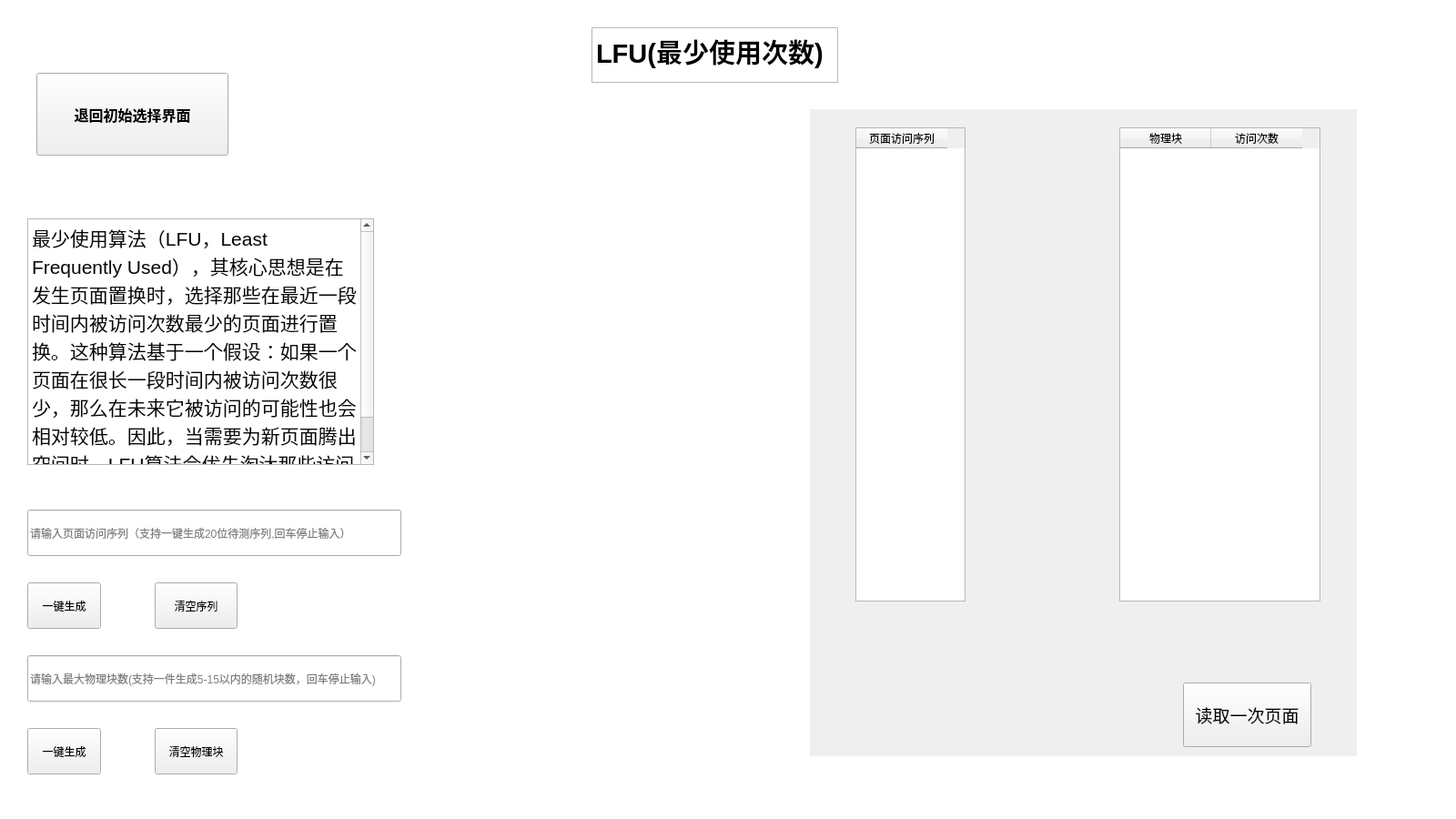
<?xml version="1.0" encoding="UTF-8"?>
<ui version="4.0">
 <class>Form</class>
 <widget class="QWidget" name="Form">
  <property name="geometry">
   <rect>
    <x>0</x>
    <y>0</y>
    <width>1600</width>
    <height>900</height>
   </rect>
  </property>
  <property name="windowTitle">
   <string>Form</string>
  </property>
  <widget class="QTextBrowser" name="textBrowser">
   <property name="geometry">
    <rect>
     <x>650</x>
     <y>30</y>
     <width>271</width>
     <height>61</height>
    </rect>
   </property>
   <property name="html">
    <string>&lt;!DOCTYPE HTML PUBLIC &quot;-//W3C//DTD HTML 4.0//EN&quot; &quot;http://www.w3.org/TR/REC-html40/strict.dtd&quot;&gt;
&lt;html&gt;&lt;head&gt;&lt;meta name=&quot;qrichtext&quot; content=&quot;1&quot; /&gt;&lt;meta charset=&quot;utf-8&quot; /&gt;&lt;style type=&quot;text/css&quot;&gt;
p, li { white-space: pre-wrap; }
hr { height: 1px; border-width: 0; }
li.unchecked::marker { content: &quot;\2610&quot;; }
li.checked::marker { content: &quot;\2612&quot;; }
&lt;/style&gt;&lt;/head&gt;&lt;body style=&quot; font-family:'Microsoft YaHei UI'; font-size:9pt; font-weight:400; font-style:normal;&quot;&gt;
&lt;p style=&quot; margin-top:0px; margin-bottom:0px; margin-left:0px; margin-right:0px; -qt-block-indent:0; text-indent:0px;&quot;&gt;&lt;span style=&quot; font-size:22pt; font-weight:700;&quot;&gt;LFU(最少使用次数)&lt;/span&gt;&lt;/p&gt;&lt;/body&gt;&lt;/html&gt;</string>
   </property>
  </widget>
  <widget class="QLineEdit" name="Sequence_generation_line">
   <property name="geometry">
    <rect>
     <x>30</x>
     <y>560</y>
     <width>411</width>
     <height>51</height>
    </rect>
   </property>
   <property name="text">
    <string/>
   </property>
   <property name="placeholderText">
    <string>请输入页面访问序列（支持一键生成20位待测序列,回车停止输入）</string>
   </property>
  </widget>
  <widget class="QPushButton" name="Sequence_generation_Button">
   <property name="geometry">
    <rect>
     <x>30</x>
     <y>640</y>
     <width>81</width>
     <height>51</height>
    </rect>
   </property>
   <property name="text">
    <string>一键生成</string>
   </property>
   <property name="icon">
    <iconset theme="QIcon::ThemeIcon::GoNext"/>
   </property>
  </widget>
  <widget class="QTableWidget" name="Page_Visit_Sequence_table">
   <property name="geometry">
    <rect>
     <x>940</x>
     <y>140</y>
     <width>121</width>
     <height>521</height>
    </rect>
   </property>
   <property name="accessibleName">
    <string/>
   </property>
   <property name="lineWidth">
    <number>0</number>
   </property>
   <property name="rowCount">
    <number>0</number>
   </property>
   <property name="columnCount">
    <number>1</number>
   </property>
   <column>
    <property name="text">
     <string>页面访问序列</string>
    </property>
   </column>
  </widget>
  <widget class="QLineEdit" name="Physical_block_generation_line">
   <property name="geometry">
    <rect>
     <x>30</x>
     <y>720</y>
     <width>411</width>
     <height>51</height>
    </rect>
   </property>
   <property name="text">
    <string/>
   </property>
   <property name="placeholderText">
    <string>请输入最大物理块数(支持一件生成5-15以内的随机块数，回车停止输入)</string>
   </property>
  </widget>
  <widget class="QTableWidget" name="Physical_block_generation_table">
   <property name="geometry">
    <rect>
     <x>1230</x>
     <y>140</y>
     <width>221</width>
     <height>521</height>
    </rect>
   </property>
   <property name="rowCount">
    <number>0</number>
   </property>
   <property name="columnCount">
    <number>2</number>
   </property>
   <column>
    <property name="text">
     <string>物理块</string>
    </property>
   </column>
   <column>
    <property name="text">
     <string>访问次数</string>
    </property>
   </column>
  </widget>
  <widget class="QPushButton" name="Physical_block_generation_Button">
   <property name="geometry">
    <rect>
     <x>30</x>
     <y>800</y>
     <width>81</width>
     <height>51</height>
    </rect>
   </property>
   <property name="text">
    <string>一键生成</string>
   </property>
   <property name="icon">
    <iconset theme="QIcon::ThemeIcon::GoNext"/>
   </property>
  </widget>
  <widget class="QPushButton" name="Back_L_S_P_Button">
   <property name="geometry">
    <rect>
     <x>40</x>
     <y>80</y>
     <width>211</width>
     <height>91</height>
    </rect>
   </property>
   <property name="font">
    <font>
     <family>Microsoft JhengHei UI</family>
     <pointsize>12</pointsize>
     <bold>true</bold>
    </font>
   </property>
   <property name="text">
    <string>退回初始选择界面</string>
   </property>
  </widget>
  <widget class="QPushButton" name="Sequence_cllear_button">
   <property name="geometry">
    <rect>
     <x>170</x>
     <y>640</y>
     <width>91</width>
     <height>51</height>
    </rect>
   </property>
   <property name="text">
    <string>清空序列</string>
   </property>
  </widget>
  <widget class="QPushButton" name="Physical_block_clear">
   <property name="geometry">
    <rect>
     <x>170</x>
     <y>800</y>
     <width>91</width>
     <height>51</height>
    </rect>
   </property>
   <property name="text">
    <string>清空物理块</string>
   </property>
  </widget>
  <widget class="QPushButton" name="continue_button">
   <property name="geometry">
    <rect>
     <x>1300</x>
     <y>750</y>
     <width>141</width>
     <height>71</height>
    </rect>
   </property>
   <property name="font">
    <font>
     <pointsize>14</pointsize>
    </font>
   </property>
   <property name="text">
    <string>读取一次页面</string>
   </property>
  </widget>
  <widget class="QPlainTextEdit" name="plainTextEdit">
   <property name="geometry">
    <rect>
     <x>-7</x>
     <y>-7</y>
     <width>1621</width>
     <height>921</height>
    </rect>
   </property>
  </widget>
  <widget class="QTextBrowser" name="textBrowser_2">
   <property name="geometry">
    <rect>
     <x>30</x>
     <y>240</y>
     <width>381</width>
     <height>271</height>
    </rect>
   </property>
   <property name="html">
    <string>&lt;!DOCTYPE HTML PUBLIC &quot;-//W3C//DTD HTML 4.0//EN&quot; &quot;http://www.w3.org/TR/REC-html40/strict.dtd&quot;&gt;
&lt;html&gt;&lt;head&gt;&lt;meta name=&quot;qrichtext&quot; content=&quot;1&quot; /&gt;&lt;meta charset=&quot;utf-8&quot; /&gt;&lt;style type=&quot;text/css&quot;&gt;
p, li { white-space: pre-wrap; }
hr { height: 1px; border-width: 0; }
li.unchecked::marker { content: &quot;\2610&quot;; }
li.checked::marker { content: &quot;\2612&quot;; }
&lt;/style&gt;&lt;/head&gt;&lt;body style=&quot; font-family:'Microsoft YaHei UI'; font-size:9pt; font-weight:400; font-style:normal;&quot;&gt;
&lt;p style=&quot; margin-top:0px; margin-bottom:0px; margin-left:0px; margin-right:0px; -qt-block-indent:0; text-indent:0px;&quot;&gt;&lt;span style=&quot; font-family:'-apple-system','blinkmacsystemfont','Helvetica Neue','helvetica','segoe ui','arial','roboto','PingFang SC','miui','Hiragino Sans GB','Microsoft Yahei','sans-serif'; font-size:16pt; color:#060607; background-color:#ffffff;&quot;&gt;最少使用算法（LFU，Least Frequently Used），其核心思想是在发生页面置换时，选择那些在最近一段时间内被访问次数最少的页面进行置换。这种算法基于一个假设：如果一个页面在很长一段时间内被访问次数很少，那么在未来它被访问的可能性也会相对较低。因此，当需要为新页面腾出空间时，LFU算法会优先淘汰那些访问次数最少的页面。&lt;/span&gt;&lt;/p&gt;&lt;/body&gt;&lt;/html&gt;</string>
   </property>
  </widget>
  <widget class="QWidget" name="widget" native="true">
   <property name="geometry">
    <rect>
     <x>890</x>
     <y>120</y>
     <width>601</width>
     <height>711</height>
    </rect>
   </property>
   <property name="autoFillBackground">
    <bool>true</bool>
   </property>
  </widget>
  <zorder>plainTextEdit</zorder>
  <zorder>textBrowser</zorder>
  <zorder>Sequence_generation_line</zorder>
  <zorder>Sequence_generation_Button</zorder>
  <zorder>Physical_block_generation_line</zorder>
  <zorder>Physical_block_generation_Button</zorder>
  <zorder>Back_L_S_P_Button</zorder>
  <zorder>Sequence_cllear_button</zorder>
  <zorder>Physical_block_clear</zorder>
  <zorder>textBrowser_2</zorder>
  <zorder>widget</zorder>
  <zorder>Page_Visit_Sequence_table</zorder>
  <zorder>Physical_block_generation_table</zorder>
  <zorder>continue_button</zorder>
 </widget>
 <resources/>
 <connections/>
</ui>
